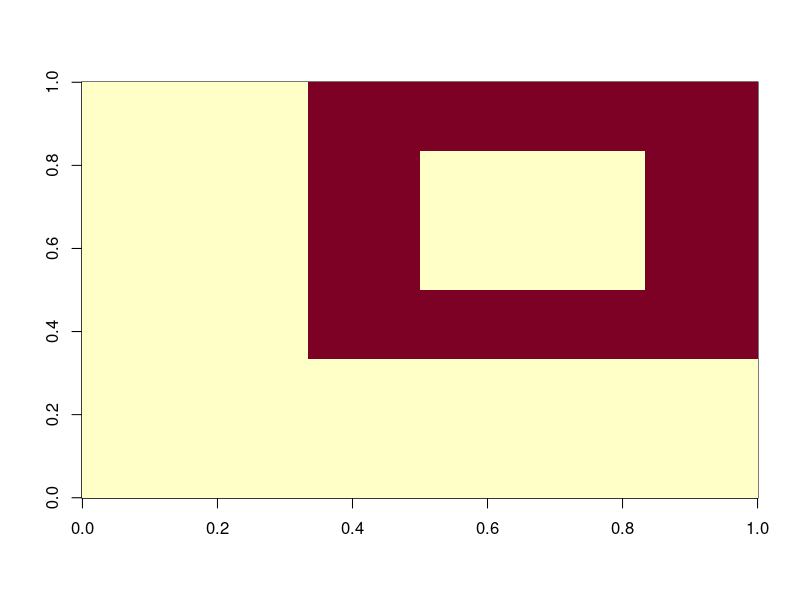

Write R code to recreate this figure. (Note: a time limit stopped this script after it produced the figure.)

#=========================================================================================
# Exercice 1
#=========================================================================================

# Create a long vector in R, for example

d <- 1:10000

# A) How would efficiently calculate the sum of every 5 adjacent values in the vector 
# (without overlap: the sum of the first five elements, the sum of the next five, etc) ?
start_pos <- seq(1, max(d)-4, by=5)
fiveSum <- sapply(start_pos, function(x) sum(d[x:(x+4)]))

# B) How would you calculate the overlapping sum of 5 adjacent values: the sum of the first five, 
# the sum of the 5 elements starting at the 2nd position, etc)
fiveSum <- sapply(1:(max(d)-4), function(x) sum(d[x:(x+4)]))

#=========================================================================================
# Exercice 2
#=========================================================================================

# The following dataset describes the content of a 1024x1024 matrix

n <- 1024 
y <- rep( 1:n, each=n ) 
x <- rep( 1:n, times=n ) 
value <- rnorm( length(x) )
data <- data.frame(x, y, value)

# Each row of the data frame describes one element of the matrix: its row number (x), column number (y), and the actual value.

# How would you transform this data frame into an actual matrix containing the values (value) 
# at the correct position (as given by each x and y) ?
library(Matrix)
mat <- as.matrix(sparseMatrix(i = x, j = y, x = value))

mat2 <- do.call(cbind, lapply(1:max(data$y), function(i) {
  tmpDT <- data[data$y == i, c("x", "value")]
  tmpDT <- tmpDT[order(tmpDT$x),]
  tmpDT$value
}))

#=========================================================================================
# Exercice 3
#=========================================================================================

# The following code creates a dataset:

set.seed(1) 
data <- data.frame(y=rnorm(100), x1=rnorm(100), x2=rnorm(100), group=sample(1:10, 100, replace=T) ) 
data[ data$group==5, "y" ] <- data[ data$group==5, "x2" ] + rnorm( sum(data$group==5) )/10

# Write an R program that will:
# 
#     - fit a linear model of the form y ~ x1 + x2 separately to the data corresponding to each group
#     - return a vector (or another appropriate data structure) containing the p-values for significance of the 
#       x2 variable in each model
#     - single out the group that produced the lowest such p-value
# 
# If you used a for loop (over all groups) in your program, rewrite it without using the for loop.
data$group <- factor(data$group, levels=rev(1:10))

pval_groups <- do.call('c', list(by(data, data$group, function(dt) {
  mylm <- lm(y ~ x1 + x2, data =dt) 
  coef(summary(mylm))["x2", "Pr(>|t|)"]
})))

names(pval_groups)[which.min(pval_groups)] 

#=========================================================================================
# Exercice 4
#=========================================================================================

# This is a follow-up to exercise 2; this time, our data frame has gaps (it does not describe all the elements of the matrix). 
# Create a dataframe with the following code:

n <- 1024 
y <- rep( 1:n, each=n ) 
x <- rep( 1:n, times=n )

value <- rep(0, length(x)) 
data <- data.frame(x, y, value) 
data <- within(data, value[ x>n/4 & x<n*3/4 & y>n/4 & y<n*3/4 ] <- 1 ) 
data <- within(data, value[ x>n*3/8 & x<n*5/8 & y>n*3/8 & y<n*5/8 ] <- 0 ) 
data <- data[ data$value > 0, ]

# How do you transform this data.frame into a matrix ?
# When you are done, plot the matrix using the image() function, and check whether your result is correct.


library(Matrix)
mat <- as.matrix(sparseMatrix(i = data$x, j = data$y, x = data$value))
image(mat)


mat2 <- matrix(rep(0, n*n), nrow= n)
# ! not efficient
# foo <- sapply(1:nrow(data), function(i) {
#   mat2[data$x[i], data$y[i]] <- data$value[i]
# })

foo <- sapply(1:ncol(mat2), function(i) {
  tmpDT <- data[data$y == i, c("x", "value")]
  miss_tmpDT <- data.frame(x = c(1:ncol(mat2))[!c(1:ncol(mat2)) %in% tmpDT],
                           value = NA)
  full_tmpDT <- rbind(tmpDT, miss_tmpDT)
  full_tmpDT <- full_tmpDT[order(full_tmpDT$x),]
  mat2[,i] <- full_tmpDT
})
image(mat2)
